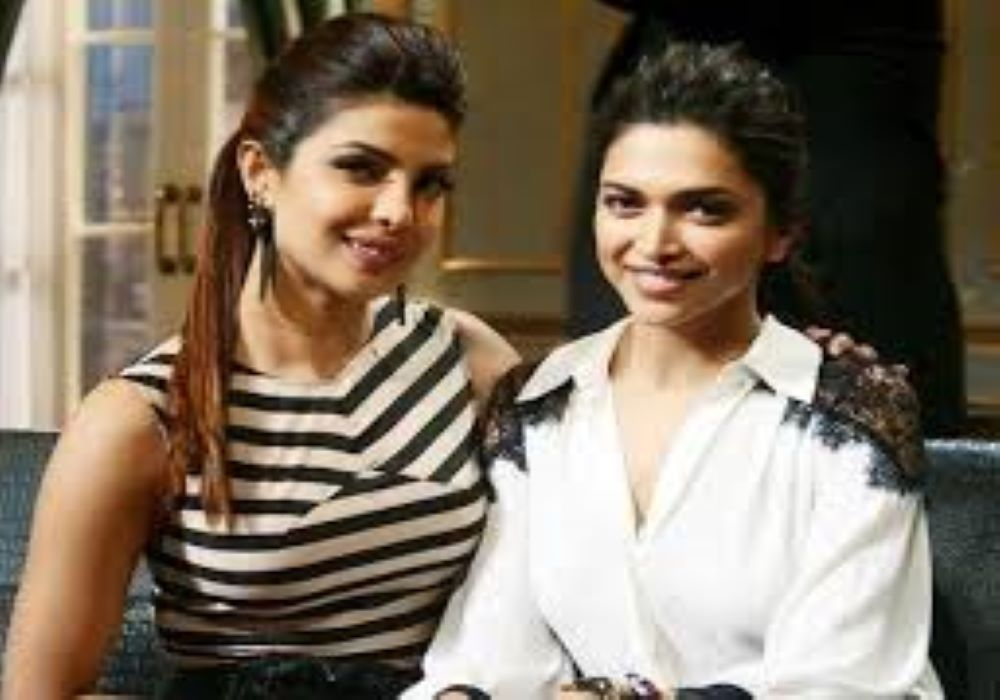
#> input picture test_images/dc2.jpg, 1000 x 700 px, found by its file name
$ python tester.py
#> lines starting #> are read from the running program, lines starting #| are printed output that depends on the picture
### face1.py
import cv2
import os
import numpy as np

def faceDetection(test_img): #returns image and gray images with rectangles
    gray_img=cv2.cvtColor(test_img,cv2.COLOR_BGR2GRAY)
    face_haar_cascade=cv2.CascadeClassifier('/Users/Lavina/PycharmProjects/face_recog/face_re/Haar Cascade/haarcascade_frontalface_default.xml')
    faces=face_haar_cascade.detectMultiScale(gray_img,scaleFactor=1.32,minNeighbors=5)
    return faces,gray_img #when our classifier will be drained we'll need the gray image

def labels_for_training_data(directory):  #creates labels for the trained data,argument passed is a directory containing images
    faces=[]
    faceid=[]

    for path,subdirnames,filenames in os.walk(directory):   #os.walk() works recursively to move into sub-directories until it reaches the files
        for filename in filenames:
            if filename.startswith("."):
                print("Skipping system filens")
                continue

            id=os.path.basename(path)   #stores the path of the directory
            img_path=os.path.join(path,filename)       #joins the filename with the path
            print("Image Path:",img_path)
            print("Id:",id)
            test_img=cv2.imread(img_path)   #loads an image from the specified file
            #there is a chance that imread() might not work properly and return null, hence to handle this case,
            if test_img is None:
                print("Image not loaded properly")
                continue
            faces_rect,gray_img=faceDetection(test_img)

            #since we are going to train our classifier with images of only one person,we skip the images containing multiple faces
            if len(faces_rect)!=1:
                continue
            (x,y,w,h)=faces_rect[0]  #co-ordinates of the rectangle detected
            #roi is to store the region of interest that is only the face from the gray_img which is to be fed to the classifier
            roi_gray=gray_img[y:y+w,x:x+h]
            faces.append(roi_gray)       #since our labels are of the type int, we convert them to integer datatype
            faceid.append(int(id))

    return faces,faceid #returns the part of the face from the gray image and its label (faceid)

def train_classifier(faces,faceid): #argumenets returned by the function labels_for_training_data(directory)
    face_recognizer=cv2.face.LBPHFaceRecognizer_create()   #LBPH is the type of recognizer used
    face_recognizer.train(faces,np.array(faceid))   #this recognizer takes input as a numpy array
    return face_recognizer

def draw_rect(test_img,face):
    (x,y,w,h)=face  #extracting co-ordinates of rectangle
    cv2.rectangle(test_img,(x,y),(x+w,y+h),(255,0,0),thickness=5)
    # we did do this in the tester file, here we are creating a special function for creating bounding rectangles around
    # the faces as we need to call this function again anad again


def put_text(test_img,text,x,y):    #puts text for the image at points x and y
    cv2.putText(test_img,text,(x,y),cv2.FONT_HERSHEY_DUPLEX,1,(255,0,0),6)        #opencv function fir inserting text

### tester.py
import cv2
import os
import numpy as np
import face1 as fr

test_img=cv2.imread('/Users/Lavina/PycharmProjects/face_recog/face_re/test_images/dc2.jpg')  # function used to load the required images
#> test_img is the input picture: shape (700, 1000, 3); mean B, G, R 98.4, 114.7, 128.2
faces_detected,gray_img=fr.faceDetection(test_img)
#> in faceDetection, `gray_img=cv2.cvtColor(test_img,cv2.COLOR_BGR2GRAY)`:
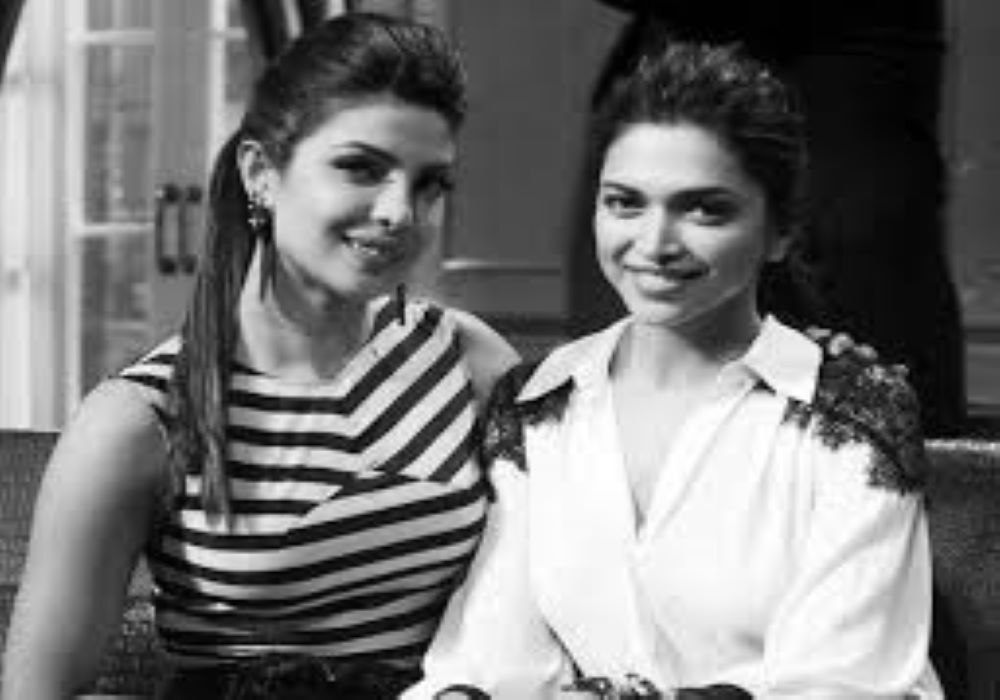
#> gray_img: shape (700, 1000); min 0, max 255, mean 116.9
#> in faceDetection, `faces=face_haar_cascade.detectMultiScale(gray_img,scaleFactor=1.32,min..`: faces = [[568, 132, 187, 187], [251, 89, 208, 208]]
#> faces_detected = [[568, 132, 187, 187], [251, 89, 208, 208]]
print("Faces Detected:",faces_detected)
#| Faces Detected: [[568 132 187 187]
#|  [251  89 208 208]]
#> pass 2 of the loop in labels_for_training_data, `for path,subdirnames,filenames in os.walk(directory):`:
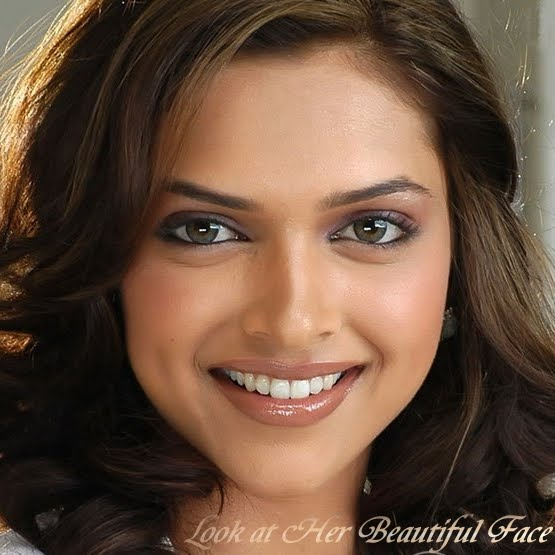
#> input picture training_images/0/dp17.jpg, 555 x 555 px
#> in labels_for_training_data, test_img is the input picture: shape (555, 555, 3); mean B, G, R 61.7, 79.5, 105.6
#> in faceDetection (call 2), `gray_img=cv2.cvtColor(test_img,cv2.COLOR_BGR2GRAY)`:
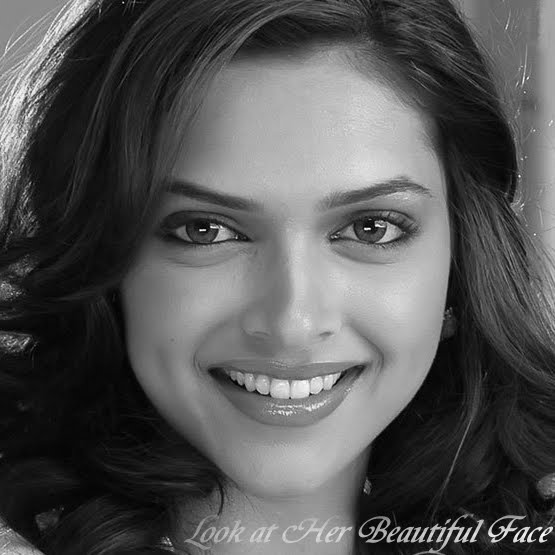
#> gray_img: shape (555, 555); min 0, max 254, mean 85.3
#> faces = [[90, 78, 404, 404]]
#> in labels_for_training_data, `(x,y,w,h)=faces_rect[0]`: x = 90; y = 78; w = 404
#> in labels_for_training_data, `roi_gray=gray_img[y:y+w,x:x+h]`:
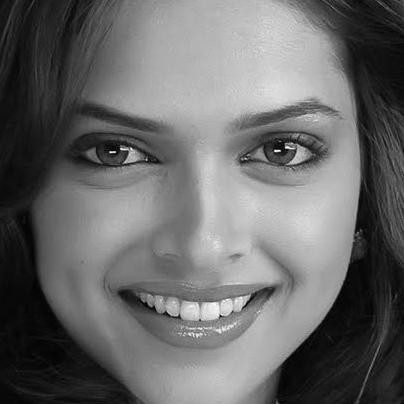
#> roi_gray: shape (404, 404); min 0, max 254, mean 104.9

#for (x,y,w,h) in faces_detected:  #trying to drawing rectangles around the faces
 #   cv2.rectangle(test_img,(x,y),(x+w,y+h),(255,0,0),thickness=5)  #mentioning the diagonal co_ordinates,color and thickness of rectangle

#resized_img=cv2.resize(test_img,(1000,700)) #we resize our test image so that it fits in the given window size

#cv2.imshow("Face Detection tutorial",resized_img)    #method is used to display an image in a window
#cv2.waitKey(0)  #wait indefinitely until a key is pressed
#cv2.destroyAllWindows()  #destroys all the windows we created


faces,faceid= fr.labels_for_training_data('/Users/Lavina/PycharmProjects/face_recog/face_re/training_images')      #to call labels from the training data and generated labels
face_recognizer=fr.train_classifier(faces,faceid)    #will return the face recognizer of the image and we trained our classifier
face_recognizer.save('training_images.yml')
#face_recognizer=cv2.face.LBPHFaceRecognizer_create() #here we are not loading our classifier just taining our classifier with the alreadt trained image (yml file) of priyanka chopra
#face_recognizer.read('/Users/Lavina/PycharmProjects/face_recog/training_images.yml')
name={0:"Deepika Padukone", 1:"Priyanka Chopra",2:"Salman Khan"}     # a dictionary is created to tell which folder(present in the training images folder) contains whose images

for face in faces_detected:    #for images with multiple faces
    (x,y,w,h)=face      # co-ordinates of the face detected from the image
    roi_gray=gray_img[y:y+h,x:x+h]        # extracts the part of the face from the gray image, co-ordinates of gray image are given here
    # predict function returns one of the labels form 0(Deepika Padukone) and 1(Priyanka Chopra) and also the confidence value with which it is detetected
    label,confidence=face_recognizer.predict(roi_gray)
    print("Confidence Value:",confidence)
    print("Label:", label)
    fr.draw_rect(test_img,face)      # creates a bounding rectangle around all the detected images
    predicted_name=name[label]       # now we wnat to extract the name of the label from the name dictionary
    #if (confidence>80):  #higher confidence level means lesser is the accuracy
     #   continue
    fr.put_text(test_img,predicted_name,x,y)    # we want label at top left corner thus we passs x and y
#> this loop made 2 passes
#> pass 1, `roi_gray=gray_img[y:y+h,x:x+h]`:
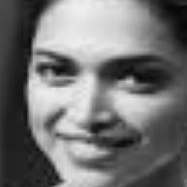
#> roi_gray: shape (187, 187); min 5, max 240, mean 115
#> pass 2, `roi_gray=gray_img[y:y+h,x:x+h]`:
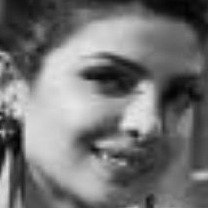
#> roi_gray: shape (208, 208); min 3, max 230, mean 114.9
#> after the loop:
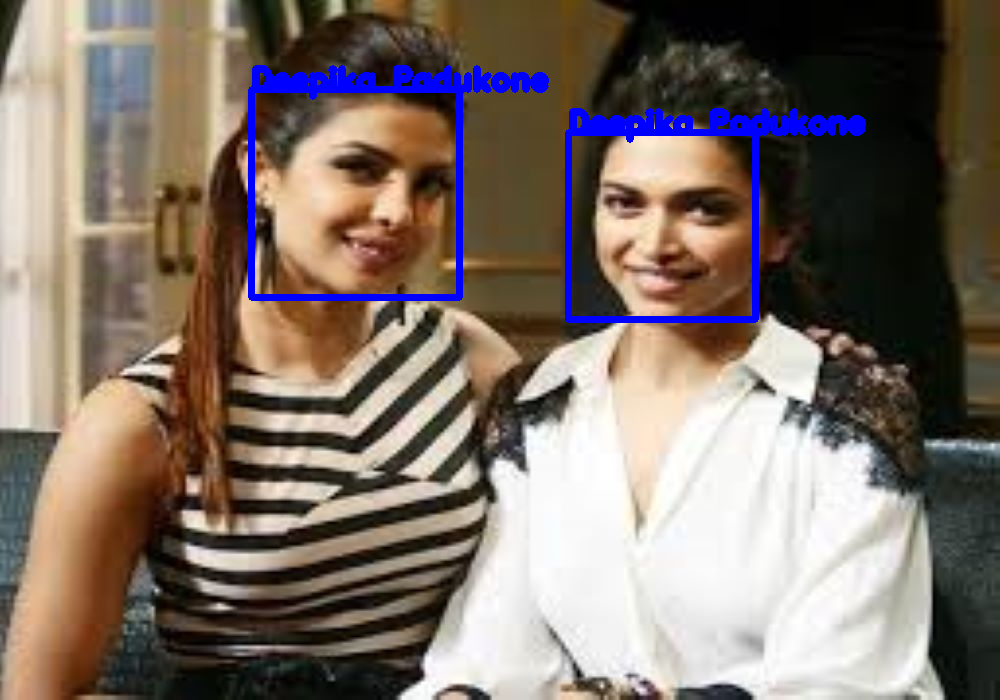
#> test_img: shape (700, 1000, 3); mean B, G, R 104.3, 113, 126

# to show the image output:
resized_img=cv2.resize(test_img,(1000,700)) #we resize our test image so that it fits in the given window size

cv2.imshow("Face Detection tutorial",resized_img)    #method is used to display an image in a window
cv2.waitKey(0)  #wait indefinitely until a key is pressed
cv2.destroyAllWindows()  #destroys all the windows we created
